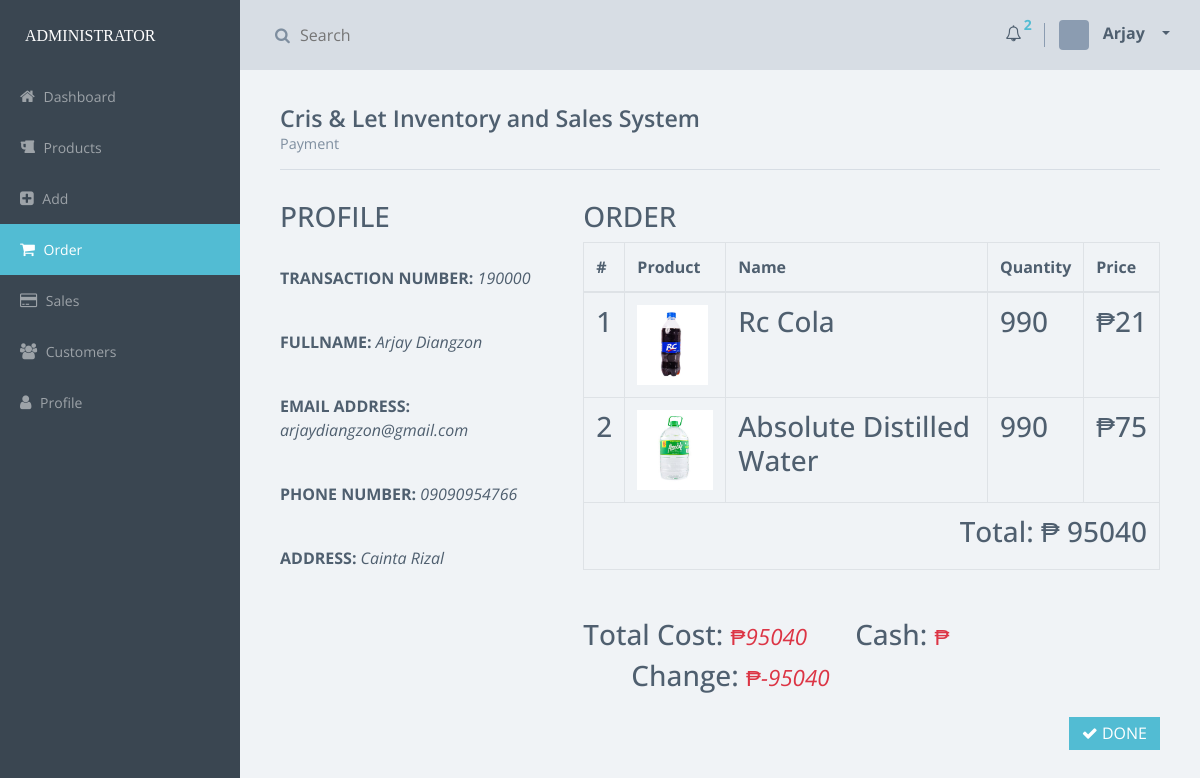
Page /pages/admin/run_payment.php?customer_tr_no=190000 (signed in) on the committed database.
### tables this page shows
CREATE TABLE `customer` (
  `id` int(11) NOT NULL,
  `customer_tr_no` text NOT NULL,
  `customer_name` text NOT NULL,
  `customer_email` text NOT NULL,
  `customer_address` text NOT NULL,
  `customer_number` text NOT NULL,
  `mode_of_payment` text NOT NULL
);

CREATE TABLE `temp_cart` (
  `id` int(11) NOT NULL,
  `customer_tr_no` text NOT NULL,
  `customer_name` text NOT NULL,
  `product_id` int(11) NOT NULL,
  `quantity` text NOT NULL,
  `price` text NOT NULL,
  `cost` text NOT NULL,
  `cash` int(11) NOT NULL,
  `change_` int(11) NOT NULL,
  `mode_of_payment` text NOT NULL,
  `status_of_order` text NOT NULL,
  `status` text NOT NULL,
  `date_` datetime NOT NULL DEFAULT CURRENT_TIMESTAMP ON UPDATE CURRENT_TIMESTAMP
);

CREATE TABLE `products` (
  `id` int(11) NOT NULL,
  `product_name` text NOT NULL,
  `product_description` text NOT NULL,
  `product_type` text NOT NULL,
  `product_size_number` varchar(20) NOT NULL,
  `product_size` varchar(10) NOT NULL,
  `product_cover` text NOT NULL,
  `product_stocks` varchar(20) NOT NULL,
  `product_price` varchar(20) NOT NULL,
  `time_added` datetime NOT NULL DEFAULT CURRENT_TIMESTAMP
);

### pages/admin/run_payment.php (the view, shortened to what this page needs)
<?php
	include '../../include/db.php';
    if (isset($_SESSION['admin_fname'])) {
        $session_user = $_SESSION['admin_fname'];
    }
    else {
        header("Location: index.php");
    }
?>
<!DOCTYPE html>
<html>
	<head>
        <link rel="stylesheet" href="../../css/vendor.css">
        <link rel="stylesheet" href="../../css/app-blue.css">
	</head>
	<body>
		 <div class="main-wrapper">
            <div class="app" id="app">
                <header class="header">
                    <div class="header-block header-block-search">
                        <form role="search" method="GET" action="result.php">
                            <div class="input-container">
                                <i class="fa fa-search"></i>
                                <input type="search" name="search_query" placeholder="Search">
                            </div>
                        </form>
                    </div>
                    <div class="header-block header-block-nav">
                        <ul class="nav-profile">
                            <li class="notifications new">
                                <a href="" data-toggle="dropdown">
                                    <i class="fa fa-bell-o"></i>
                                    <sup>
                                        <span class="counter">
                                            <?php
                                                $get_products = "SELECT * FROM products";
                                                $query = mysqli_query($conn, $get_products);
                                                while ($row = mysqli_fetch_assoc($query)) {
                                                    $stocks = $row['product_stocks'];
                                                    $product_id = $row['id'];
                                                    if ($stocks < 10) {
                                                        $sql = "SELECT * FROM stocks WHERE product_id = '$product_id'";
                                                        $rsc = mysqli_query($conn, $sql);
                                                        if ($rsc) {
                                                            $upd = "UPDATE stocks SET product_stocks = '$stocks', status = 'unread' WHERE product_id = '$product_id'";
                                                            mysqli_query($conn, $upd);
                                                        }
                                                    }
                                                }
                                                $notif = "SELECT * FROM stocks WHERE status='unread'";
                                                $sql = mysqli_query($conn, $notif);
                                                $sql_c = mysqli_num_rows($sql);
                                                $get_cart = "SELECT * FROM temp_cart WHERE status = 'unread'";
                                                $result = mysqli_query($conn, $get_cart);
                                                $count = mysqli_num_rows($result);
                                                $total_notif = $sql_c + $count;
                                                if (($count > 0) OR ($sql_c > 0)) {
                                                    echo $total_notif;
                                                }
                                            ?>
                                        </span>
                                    </sup>
                                </a>
                            </li>
                            <li class="profile dropdown">
                                <a class="nav-link dropdown-toggle" data-toggle="dropdown" href="#" role="button" aria-haspopup="true" aria-expanded="false">
                                    <div class="img" style="background-image: url('../../assets/images/profile-default.png')"> </div>
                                    <span class="name"> <?php echo $session_user; ?> </span>
                                </a>
                            </li>
                        </ul>
                    </div>
                </header>
                <aside class="sidebar">
                    <div class="sidebar-container">
                        <div class="sidebar-header">
                            <div class="brand">
                             <span style='font-family:georgia'>ADMINISTRATOR</span>
                            </div>
                        </div>
                        <nav class="menu">
                            <ul class="sidebar-menu metismenu" id="sidebar-menu">
                                <li>
                                    <a href="dashboard.php">
                                        <i class="fa fa-home"></i> Dashboard
                                    </a>
                                </li>
                                <li>
                                    <a href="products.php">
                                        <i class="fa fa-beer"></i> Products
                                    </a>
                                </li>
                                <li>
                                    <a href="add.php">
                                        <i class="fa fa-plus-square"></i> Add
                                    </a>
                                </li>
                                <li class='active'>
                                    <a href="order.php">
                                        <i class="fa fa-shopping-cart"></i> Order
                                    </a>
                                </li>
                                <li>
                                    <a href="transaction.php">
                                        <i class="fa fa-credit-card"></i> Sales
                                    </a>
                                </li>
                                <li>
                                    <a href="customers.php">
                                        <i class="fa fa-users"></i> Customers
                                    </a>
                                </li>
                                <li>
                                    <a href="profile.php">
                                        <i class="fa fa-user"></i> Profile
                                    </a>
                                </li>
                            </ul>
                        </nav>
                    </div>
                </aside>
                <article class="content dashboard-page">
                    <div class="title-block">
                        <h3 class="title"> Cris & Let Inventory and Sales System </h3>
                        <p class="title-description"> Payment </p>
                    </div>
                    <section class="section">
                        <?php
                            if (isset($_GET['customer_tr_no'])) {
                                $customer_tr_no = $_GET['customer_tr_no'];
                                $get_profile = "SELECT * FROM customer WHERE customer_tr_no = '$customer_tr_no'";
                                $query_get_profile = mysqli_query($conn, $get_profile);
                                $count_get_profile = mysqli_num_rows($query_get_profile);
                                if ($count_get_profile > 0) {
                                    while ($profile = mysqli_fetch_array($query_get_profile)) {
                        ?>
                        <div class='row'>
                            <div class='col-md-4'>
                                <h3> PROFILE </h3><br>
                                <p><b>TRANSACTION NUMBER: </b><i><?php echo $profile['customer_tr_no']; ?></i></p><br>
                                <p><b>FULLNAME: </b><i><?php echo $profile['customer_name']; ?></i></p><br>
                                <p><b>EMAIL ADDRESS: </b><i><?php echo $profile['customer_email']; ?></i></p><br>
                                <p><b>PHONE NUMBER: </b><i><?php echo $profile['customer_number']; ?></i></p><br>
                                <p><b>ADDRESS: </b><i><?php echo $profile['customer_address']; ?></i></p><br>
                            </div>
                        <?php
                                    }
                                }
                        ?>
                            <div class="col-md-8">
                                <h3> ORDER </h3>
                                <table class='table table-bordered table-hover'>
                                    <thead class='thead-inverse'>
                                        <tr>
                                            <th> # </th>
                                            <th> Product </th>
                                            <th> Name </th>
                                            <th> Quantity </th>
                                            <th> Price </th>
                                        </tr>
                                    </thead>
                                    <tbody>
                            <?php
                                $count = 1;
                                $total_cost = 0;
                                $get_cart = "SELECT * FROM temp_cart WHERE customer_tr_no = '$customer_tr_no'";
                                $query_get_cart = mysqli_query($conn, $get_cart);
                                $count_get_cart = mysqli_num_rows($query_get_cart);
                                if ($count_get_cart > 0) {
                                    while ($rows = mysqli_fetch_array($query_get_cart)) {
                                        $product_id = $rows['product_id'];
                                        $cost = $rows['cost'];
                                        $total_cost += $cost;
                            ?>
                                    <tr>
                                        <td><h3> <?php echo $count++; ?> </h3></td>
                                    <?php
                                        $get_info = "SELECT * FROM products WHERE id IN (SELECT product_id FROM temp_cart WHERE customer_tr_no = '$customer_tr_no' AND product_id = '$product_id')";
                                        $query_get_info = mysqli_query($conn, $get_info);
                                        while ($row = mysqli_fetch_array($query_get_info)) {
                                    ?>
                                        <td><img src='../../images/<?php echo $row['product_cover'] ?>' width='auto' height='80px'></td>
                                        <td><h3> <?php echo $row['product_name'] ?> </h3></td>
                        <?php
                                        }
                        ?>
                                        <td><h3> <?php echo $rows['quantity']; ?> </h3></td>
                                        <td><h3> ₱<?php echo $rows['price']; ?> </h3></td>
                                    </tr>
                        <?php
                                    }
                        ?>
                                    <tr><td colspan='6' align='right'><h3>Total: ₱ <?php echo $total_cost ?></h3></td></tr>
                        <?php
                                }
                            }
                        ?>
                                </tbody>
                                </table>
                                <div class="mt-5" align="right">
                                    <form action="order.php">
                                        <div class="form-group form-inline">
                                            <h3>Total Cost: <small class="text-danger"> ₱<i><?php echo $total_cost?></i> </small></h3>
                                            <h3 class="ml-5">Cash: <small class="text-danger"> ₱<i><?php echo $cash?></i> </small></h3>
                                            <h3 class="ml-5">Change: <small class="text-danger"> ₱<i><?php
                                                $change_ = $cash - $total_cost;
                                                $update_change = "UPDATE temp_cart SET change_ = $change_, status='read' WHERE customer_tr_no = $customer_tr_no";
                                                $query_updatechange = mysqli_query($conn, $update_change);
                                                if ($query_updatechange) {
                                                    echo $change_;
                                                }
                                            ?></i> </small></h3>
                                        </div>
                                        <div align="right" class="form-group">
                                            <button class="btn btn-primary"><i class="fa fa-check"></i> DONE </button>
                                        </div>
                                    </form>
                                </div>
                            </div>
                        </div>
                    </section>
                </article>
            </div>
        </div>
	</body>
</html>

### rows in the picture
customer: customer_tr_no "190000", customer_name "Arjay Diangzon", customer_email "arjaydiangzon@gmail.com", customer_number "09090954766", customer_address "Cainta Rizal"
temp_cart: quantity "990", price "21"
products: product_cover (picture), product_name "Rc Cola"
temp_cart: quantity "990", price "75"
products: product_cover (picture), product_name "Absolute Distilled Water"

### other values in the picture
$total_notif "2"
$session_user "Arjay"
$total_cost "95040"
$change_ "-95040"
